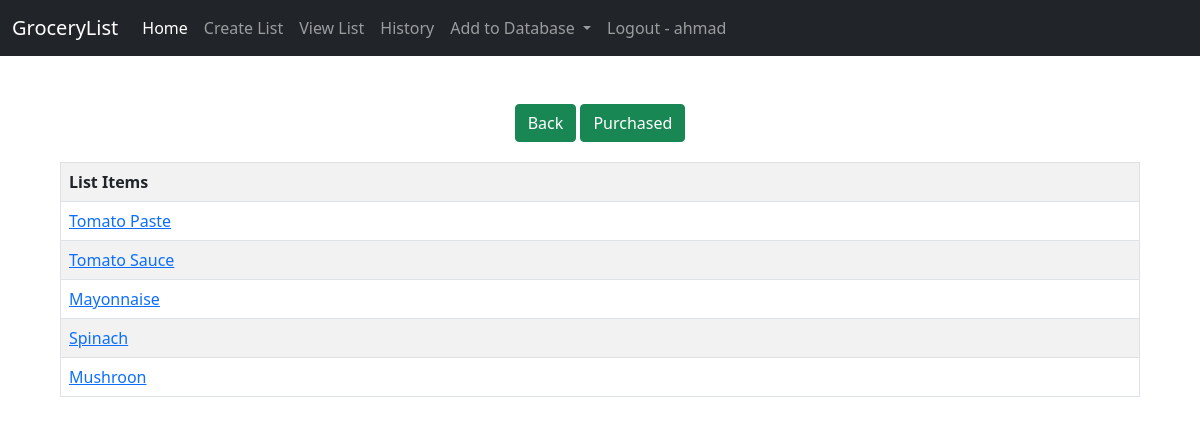
The page /grocery/list/ (signed in) on the database as committed earlier.
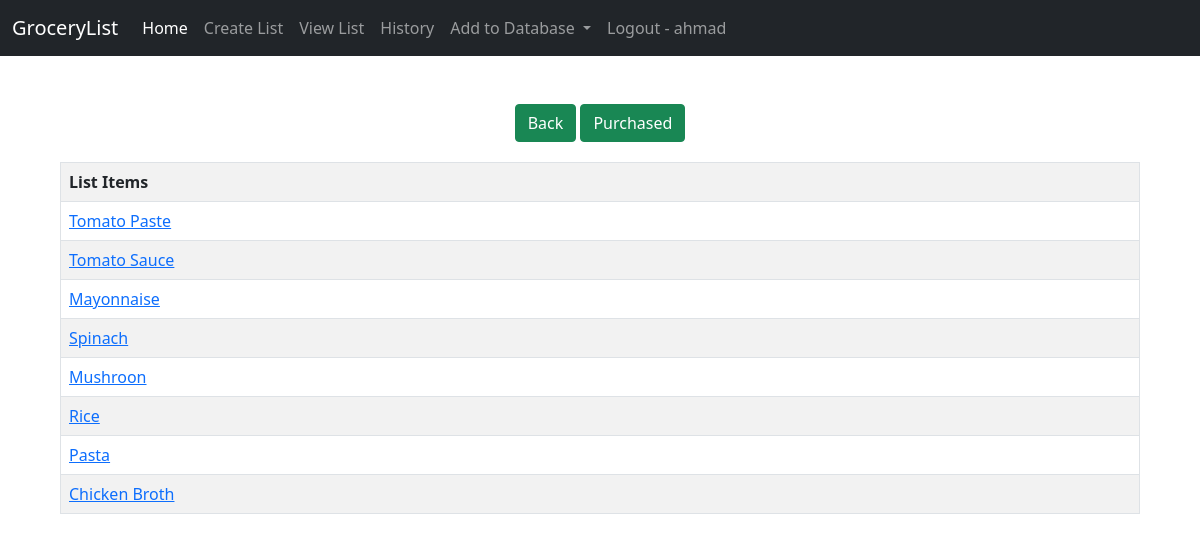
The same page on the database as committed later.
### grocery/models.py (models this page shows, shortened)
class GroceryList(models.Model):
    user_id = models.IntegerField(null=True)
    item = models.CharField(max_length=255, null=True)
    completed = models.BooleanField(default=False)
    date = models.DateField(auto_now=True, null=True)

### grocery/views.py (the view)
# urls.py: path('list/', views.view_list, name='list'),
@login_required(login_url='/account/login')
def view_list(request):
    user_id = request.session['_auth_user_id']
    grocery_list = GroceryList.objects.filter(user_id=user_id)
    return render(request, 'view_list.html', {'list': grocery_list})

### grocery/templates/view_list.html (shortened to what this page needs)
{% extends 'base.html' %}
{% load static %}
{% block content %}
<link rel="stylesheet" type="text/css" href="{% static 'grocery.css' %}">
<br>
<br>
<div style="text-align: center;">
    <a href="/" class="btn btn-success">Back </a>
    <a href="{% url 'grocery:delete' %}" class="btn btn-success">Purchased </a>
    </div>
<table class="table table-striped table-bordered">
    <tr>
        <th>List Items</th>
    </tr>
    {% for i in list %}
    {% if i.completed %}
    <tr>
        <td>
         <s><a href="{% url 'grocery:undo' item_id=i.id %}">{{ i.item }}</a>
        </td>
    </tr>
    {% else %}
    <tr>
        <td>
         <a href="{% url 'grocery:complete' item_id=i.id %}">{{ i.item }}</a>
        </td>
    </tr>
    {% endif %}
    {% endfor %}
</table>
{% endblock %}

Rows that differ between the two databases and show on the page:
added GroceryList: item "Rice"
added GroceryList: item "Pasta"
added GroceryList: item "Chicken Broth"
